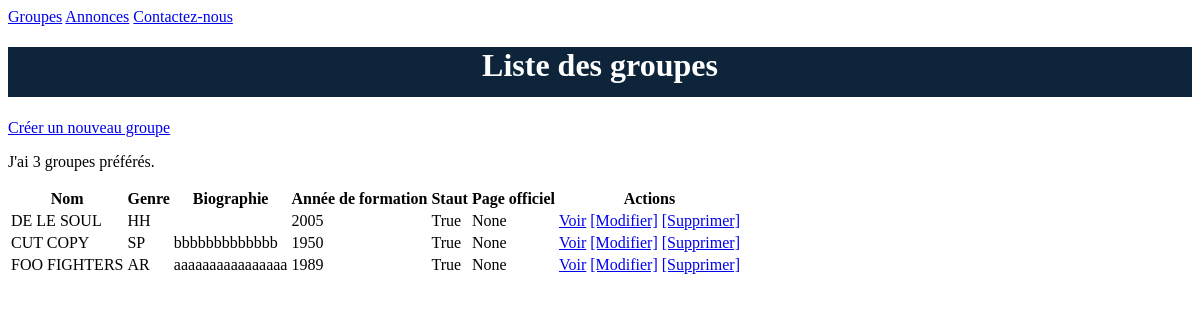
/bands/, run on an earlier commit of the app's database.
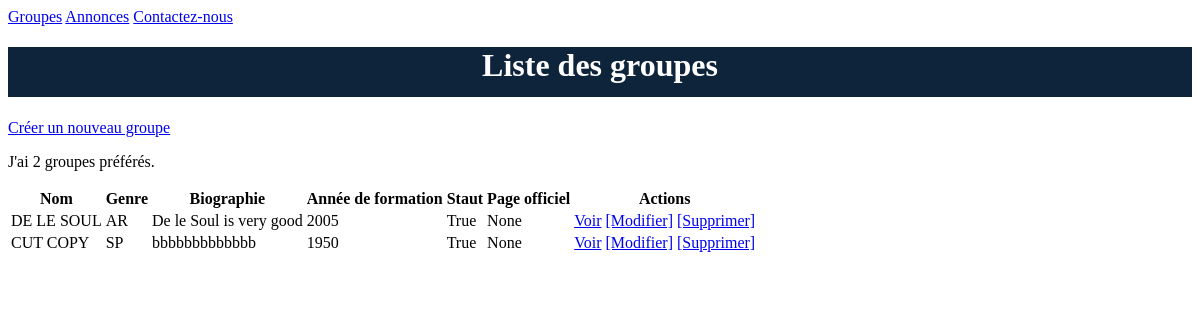
And on a later commit of the database.
### listings/models.py (models this page shows, shortened)
class Band(models.Model):
    class Genre(models.TextChoices):
        HIP_HOP = 'HH'
        SYNTH_HOP = 'SP'
        ALTERNATIVE_ROCK = 'AR'
    name = models.fields.CharField(max_length=100)
    genre = models.fields.CharField(choices=Genre.choices, max_length=5) # liste de choix
    biography = models.fields.CharField(max_length=1000)
    year_formed = models.fields.IntegerField(
        validators=[MinValueValidator(1900), MaxValueValidator(2022)])
    active = models.fields.BooleanField(default=True)
    offials_homepage = models.fields.URLField(null=True, blank=True)

### listings/views.py (the view)
# urls.py: path('bands/', views.band_list, name='band-list'), # Voir la liste
def band_list(request):
    bands = Band.objects.all() # Requette pour afficher touts les champs dans band
    return render(request, 'bands/band_list.html', {'bands': bands})

### listings/templates/bands/band_list.html
{% extends 'listings/base.html' %}
{% block content %}
<h1>Liste des groupes</h1>
<a href="{% url 'band-create' %}">Créer un nouveau groupe</a>
<p>J'ai {{ bands|length }} groupes préférés.</p>
<table>
    <thead>
        <th>Nom</th>
        <th>Genre</th>
        <th>Biographie</th>
        <th>Année de formation</th>
        <th>Staut</th>
        <th>Page officiel</th>
        <th>Actions</th>
    </thead>
    <tbody>
        {% for band in bands %}
          <tr>
            <td>{{ band.name|upper }}</td>
            <td>{{ band.genre }}</td>
            <td>{{ band.biography }}</td>
            <td>{{ band.year_formed }}</td>
            <td>{{ band.active }}</td>
            <td>{{ band.offials_homepage }}</td>
            <td>
                <a href="{% url 'band-detail' band.id %}">Voir</a>
                <a href="{% url 'band-update' band.id %}">[Modifier]</a>
                <a href="{% url 'band-delete' band.id %}">[Supprimer]</a>
            </td>
          </tr>
        {% endfor %}
    </tbody>
</table>
{% endblock %}

### listings/templates/listings/base.html (shortened to what this page needs)
{% load static %}
<!DOCTYPE html>
<html lang="en">
<head>
    <link rel="stylesheet" href="{% static 'listings/style.css' %}">
</head>
<body>
    <nav>
        <a href="{% url 'band-list' %}">Groupes</a>
        <a href="{% url 'listing-list' %}">Annonces</a>
        <a href="{% url 'contact' %}">Contactez-nous</a>
    </nav>
   {% block content %}{% endblock %}
</body>
</html>

### listings/static/listings/style.css (style rules this page uses)
h1 { background-color: #0d243b; text-align: center; color: white; height: 50px; }

What changed in the data, as far as the page shows it:
removed Band: name "FOO FIGHTERS", genre "AR", biography "aaaaaaaaaaaaaaaa", year_formed "1989", active "True", offials_homepage "None"
changed Band "DE LE SOUL": genre "HH" → "AR"; biography (not shown) → "De le Soul is very good"
Also different on the page:
{{ bands|length }}: "3" → "2"
